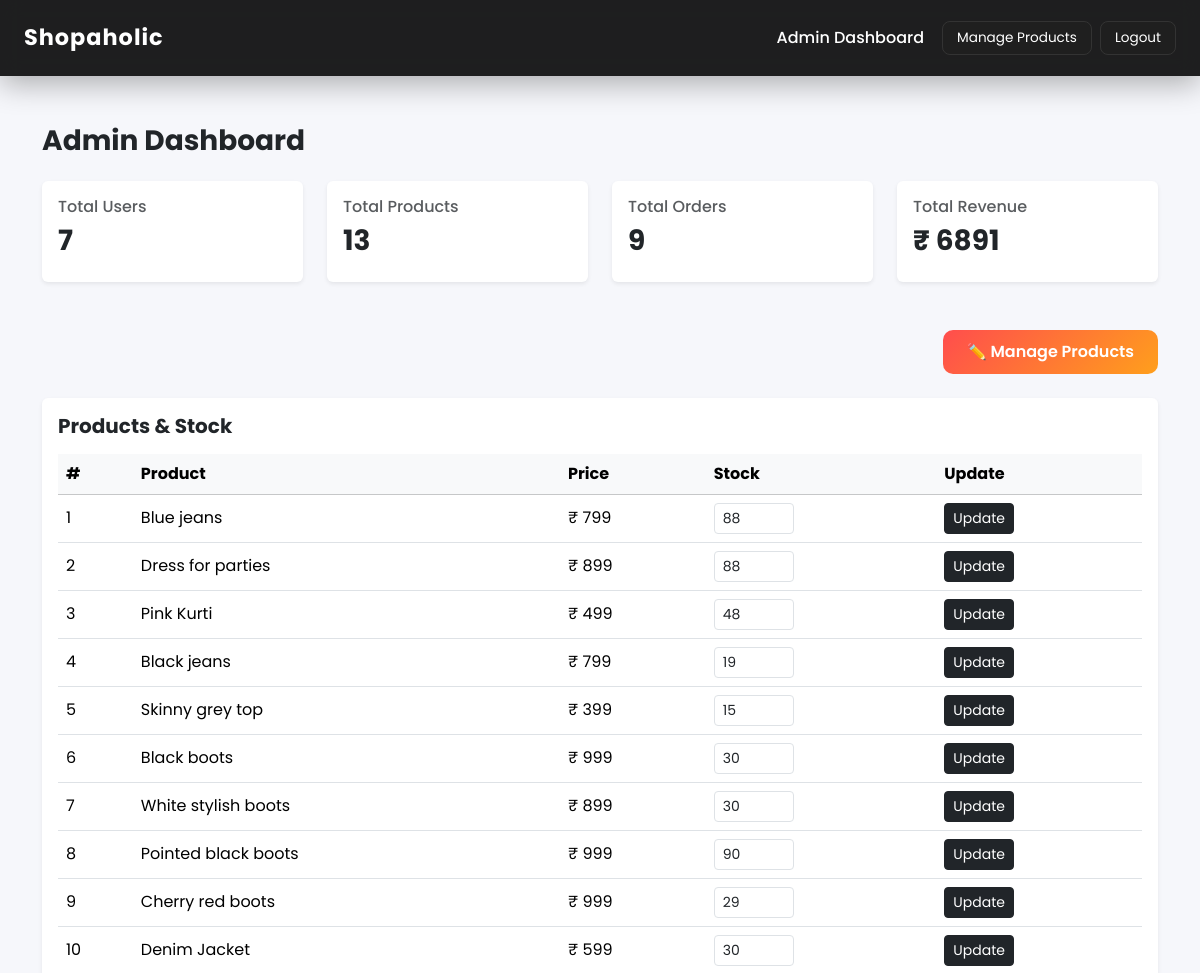
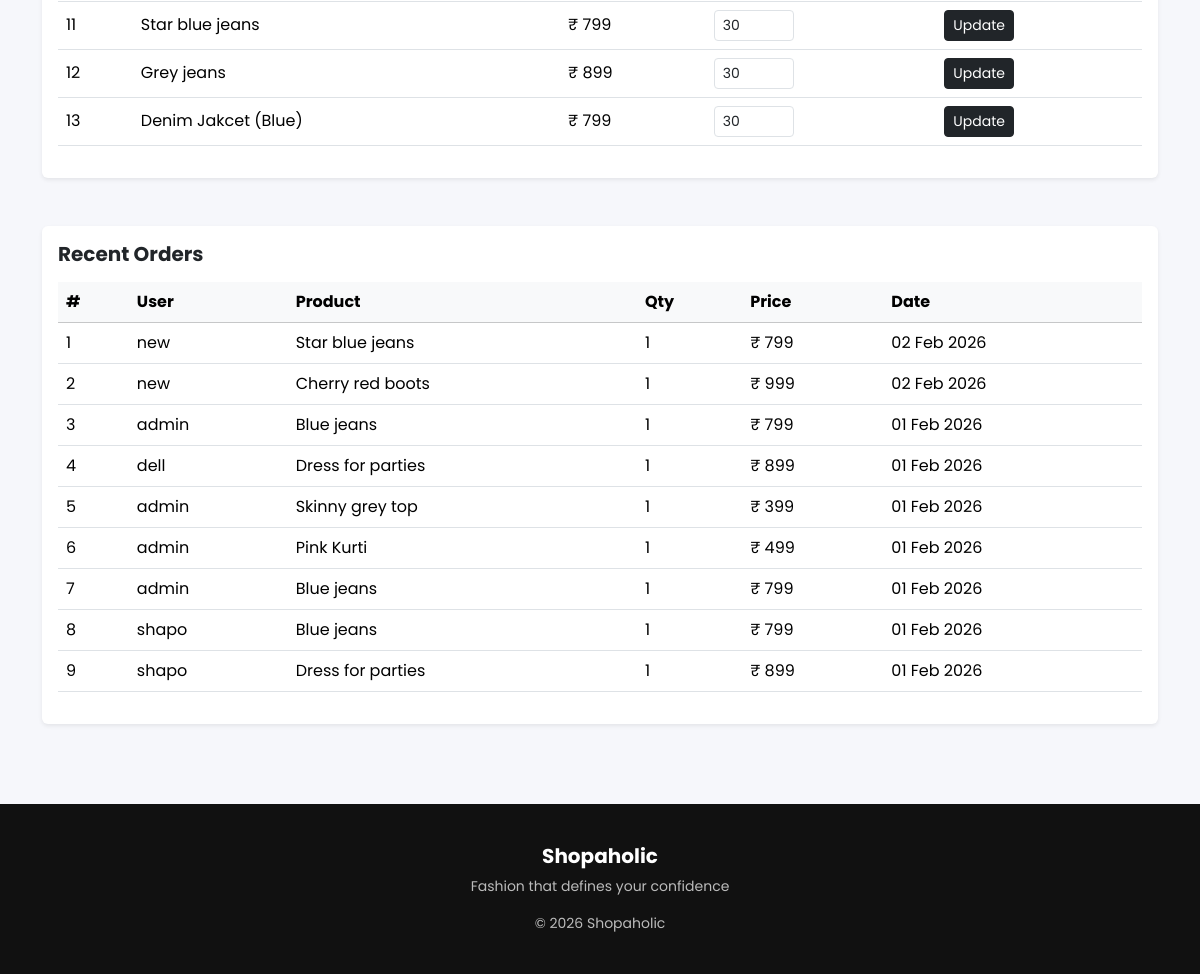
The page /dashboard/ (signed in) on the database its author committed (2 pictures, top to bottom).
### shop/models.py (models this page shows, shortened)
class Product(models.Model):
    name = models.CharField(max_length=200)
    price = models.IntegerField()
    category = models.ForeignKey(Category, on_delete=models.CASCADE)
    image = models.ImageField(upload_to='products/')
    stock = models.IntegerField()
    description = models.TextField()

class Order(models.Model):
    user = models.ForeignKey(User, on_delete=models.CASCADE)
    product = models.ForeignKey(Product, on_delete=models.CASCADE)
    quantity = models.IntegerField()
    price = models.IntegerField()
    ordered_at = models.DateTimeField(auto_now_add=True)

### adminapp/views.py (the view)
# urls.py: path('', dashboard, name='dashboard'),
@login_required
@user_passes_test(is_admin)
def dashboard(request):
    users = User.objects.all()
    products = Product.objects.all()
    orders = Order.objects.select_related('user', 'product').order_by('-ordered_at')
    total_revenue = sum(
        order.price * order.quantity
        for order in orders
    )
    return render(request, 'adminapp/dashboard.html', {
        'users': users,
        'products': products,
        'orders': orders,
        'total_revenue': total_revenue,
    })

### adminapp/views.py (called while the page is built)
def is_admin(user):
    return user.is_superuser

### templates/adminapp/dashboard.html (shortened to what this page needs)
{% extends 'shop/base.html' %}
{% block content %}
<h3 class="fw-bold mb-4">Admin Dashboard</h3>
<div class="row g-4 mb-5">
  <div class="col-md-3">
    <div class="card shadow-sm border-0 p-3">
      <h6 class="text-muted">Total Users</h6>
      <h3 class="fw-bold">{{ users|length }}</h3>
    </div>
  </div>
  <div class="col-md-3">
    <div class="card shadow-sm border-0 p-3">
      <h6 class="text-muted">Total Products</h6>
      <h3 class="fw-bold">{{ products|length }}</h3>
    </div>
  </div>
  <div class="col-md-3">
    <div class="card shadow-sm border-0 p-3">
      <h6 class="text-muted">Total Orders</h6>
      <h3 class="fw-bold">{{ orders|length }}</h3>
    </div>
  </div>
  <div class="col-md-3">
    <div class="card shadow-sm border-0 p-3">
      <h6 class="text-muted">Total Revenue</h6>
      <h3 class="fw-bold">₹ {{ total_revenue }}</h3>
    </div>
  </div>
</div>
<div class="d-flex justify-content-end mb-4">
  <a href="{% url 'adminapp:admin_products' %}"
     class="btn btn-gradient">
    ✏️ Manage Products
  </a>
</div>
<div class="card shadow-sm border-0 mb-5">
  <div class="card-body">
    <h5 class="fw-bold mb-3">Products & Stock</h5>
    <div class="table-responsive">
      <table class="table align-middle">
        <thead class="table-light">
          <tr>
            <th>#</th>
            <th>Product</th>
            <th>Price</th>
            <th>Stock</th>
            <th>Update</th>
          </tr>
        </thead>
        <tbody>
          {% for product in products %}
          <tr>
            <td>{{ forloop.counter }}</td>
            <td>{{ product.name }}</td>
            <td>₹ {{ product.price }}</td>
            <td>
              <form method="post"
                    action="{% url 'adminapp:update_stock' product.id %}"
                    class="d-flex gap-2">
                <input type="number"
                       name="stock"
                       value="{{ product.stock }}"
                       min="0"
                       class="form-control form-control-sm"
                       style="width:80px;">
            </td>
            <td>
                <button class="btn btn-sm btn-dark">
                  Update
                </button>
            </td>
          </tr>
          {% empty %}
          <tr>
            <td colspan="5" class="text-center text-muted">
              No products available
            </td>
          </tr>
          {% endfor %}
        </tbody>
      </table>
    </div>
  </div>
</div>
<div class="card shadow-sm border-0">
  <div class="card-body">
    <h5 class="fw-bold mb-3">Recent Orders</h5>
    <div class="table-responsive">
      <table class="table align-middle">
        <thead class="table-light">
          <tr>
            <th>#</th>
            <th>User</th>
            <th>Product</th>
            <th>Qty</th>
            <th>Price</th>
            <th>Date</th>
          </tr>
        </thead>
        <tbody>
          {% for order in orders %}
          <tr>
            <td>{{ forloop.counter }}</td>
            <td>{{ order.user.username }}</td>
            <td>{{ order.product.name }}</td>
            <td>{{ order.quantity }}</td>
            <td>₹ {{ order.price }}</td>
            <td>{{ order.ordered_at|date:"d M Y" }}</td>
          </tr>
          {% empty %}
          <tr>
            <td colspan="6" class="text-center text-muted">
              No orders yet
            </td>
          </tr>
          {% endfor %}
        </tbody>
      </table>
    </div>
  </div>
</div>
{% endblock %}

### templates/shop/base.html (style rules this page uses)
:root { --accent: linear-gradient(135deg, #ff4d4d, #ff9f1c); }
body { font-family: 'Poppins', sans-serif; background: #f6f7fb; overflow-x: hidden; }
.btn-gradient { background: var(--accent); color: #fff; border: none; padding: 10px 24px; border-radius: 10px; font-weight: 600; transition: all 0.3s ease; }

### rows shown on the page
Product: name "Blue jeans", price "799", stock "88"
Product: name "Dress for parties", price "899", stock "88"
Product: name "Pink Kurti", price "499", stock "48"
Product: name "Black jeans", price "799", stock "19"
Product: name "Skinny grey top", price "399", stock "15"
Product: name "Black boots", price "999", stock "30"
Product: name "White stylish boots", price "899", stock "30"
Product: name "Pointed black boots", price "999", stock "90"
Product: name "Cherry red boots", price "999", stock "29"
Product: name "Denim Jacket", price "599", stock "30"
Product: name "Star blue jeans", price "799", stock "30"
Product: name "Grey jeans", price "899", stock "30"
Product: name "Denim Jakcet (Blue)", price "799", stock "30"
Order: user.username "new", product.name "Star blue jeans", quantity "1", price "799", ordered_at "02 Feb 2026"
Order: user.username "new", product.name "Cherry red boots", quantity "1", price "999", ordered_at "02 Feb 2026"
Order: user.username "admin", product.name "Blue jeans", quantity "1", price "799", ordered_at "01 Feb 2026"
Order: user.username "dell", product.name "Dress for parties", quantity "1", price "899", ordered_at "01 Feb 2026"
Order: user.username "admin", product.name "Skinny grey top", quantity "1", price "399", ordered_at "01 Feb 2026"
Order: user.username "admin", product.name "Pink Kurti", quantity "1", price "499", ordered_at "01 Feb 2026"
Order: user.username "admin", product.name "Blue jeans", quantity "1", price "799", ordered_at "01 Feb 2026"
Order: user.username "shapo", product.name "Blue jeans", quantity "1", price "799", ordered_at "01 Feb 2026"
Order: user.username "shapo", product.name "Dress for parties", quantity "1", price "899", ordered_at "01 Feb 2026"

### other values the page prints
{{ users|length }} "7"
{{ products|length }} "13"
{{ orders|length }} "9"
{{ total_revenue }} "6891"
